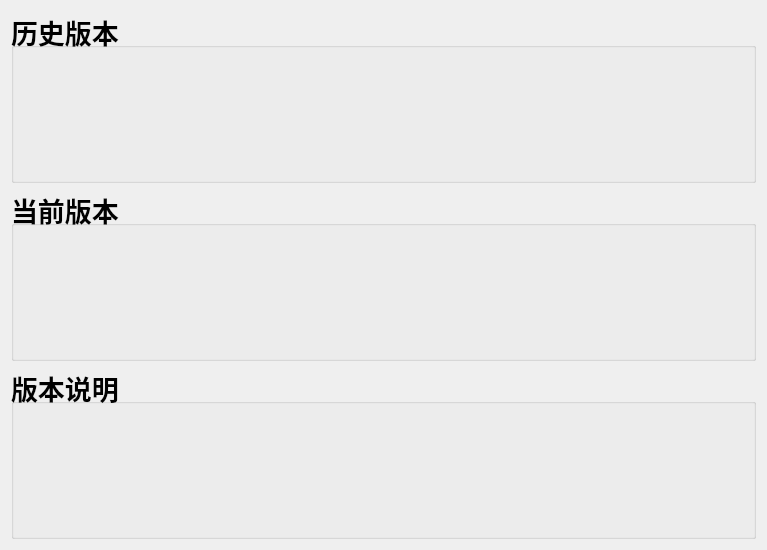
<?xml version="1.0" encoding="UTF-8"?>
<ui version="4.0">
 <class>Version</class>
 <widget class="QWidget" name="Version">
  <property name="geometry">
   <rect>
    <x>0</x>
    <y>0</y>
    <width>767</width>
    <height>550</height>
   </rect>
  </property>
  <property name="windowTitle">
   <string>Form</string>
  </property>
  <layout class="QVBoxLayout" name="verticalLayout">
   <item>
    <widget class="QGroupBox" name="groupBox">
     <property name="font">
      <font>
       <pointsize>20</pointsize>
       <weight>75</weight>
       <bold>true</bold>
      </font>
     </property>
     <property name="title">
      <string>历史版本</string>
     </property>
    </widget>
   </item>
   <item>
    <widget class="QGroupBox" name="groupBox_2">
     <property name="font">
      <font>
       <pointsize>20</pointsize>
       <weight>75</weight>
       <bold>true</bold>
      </font>
     </property>
     <property name="title">
      <string>当前版本</string>
     </property>
     <layout class="QVBoxLayout" name="verticalLayout_2">
      <item>
       <widget class="QLabel" name="label_current_ver">
        <property name="text">
         <string/>
        </property>
       </widget>
      </item>
     </layout>
    </widget>
   </item>
   <item>
    <widget class="QGroupBox" name="groupBox_3">
     <property name="font">
      <font>
       <pointsize>20</pointsize>
       <weight>75</weight>
       <bold>true</bold>
      </font>
     </property>
     <property name="title">
      <string>版本说明</string>
     </property>
    </widget>
   </item>
  </layout>
 </widget>
 <resources/>
 <connections/>
</ui>
